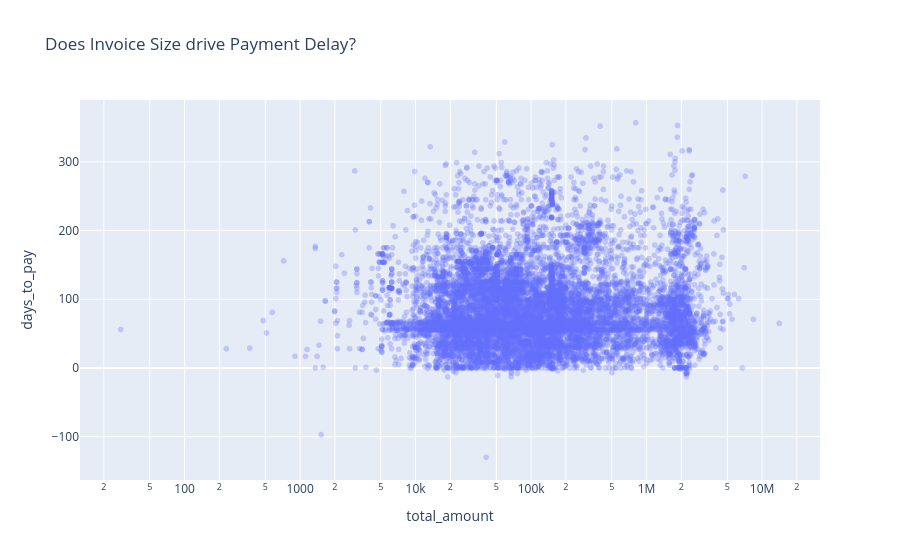

This figure's notebook cell:
### Markdown cell above
## 7. Behavior Insights (Part C)
We analyze if larger invoices take longer to pay.

### Code cell
# Insight: Invoice Size vs Latency
fig = px.scatter(
    df[df['status']=='Paid'], x='total_amount', y='days_to_pay',
    title='Does Invoice Size drive Payment Delay?',
    log_x=True, opacity=0.3
)
fig.show()

### Figure 1 — Plotly figure (JSON) as saved in the notebook; plotly's stock layout.template omitted (floating-point values rounded to 4 significant figures; data arrays with more than 128 entries replaced by an {"elided": "..."} marker saying what was removed)
{"data": [{"hovertemplate": "total_amount=%{x}<br>days_to_pay=%{y}<extra></extra>", "legendgroup": "", "marker": {"color": "#636efa", "opacity": 0.3, "symbol": "circle"}, "mode": "markers", "name": "", "showlegend": false, "type": "scattergl", "x": {"elided": "12929 int values"}, "xaxis": "x", "y": {"elided": "12929 float values"}, "yaxis": "y"}], "layout": {"legend": {"tracegroupgap": 0}, "title": {"text": "Does Invoice Size drive Payment Delay?"}, "xaxis": {"anchor": "y", "domain": [0, 1], "title": {"text": "total_amount"}, "type": "log"}, "yaxis": {"anchor": "x", "domain": [0, 1], "title": {"text": "days_to_pay"}}}}
